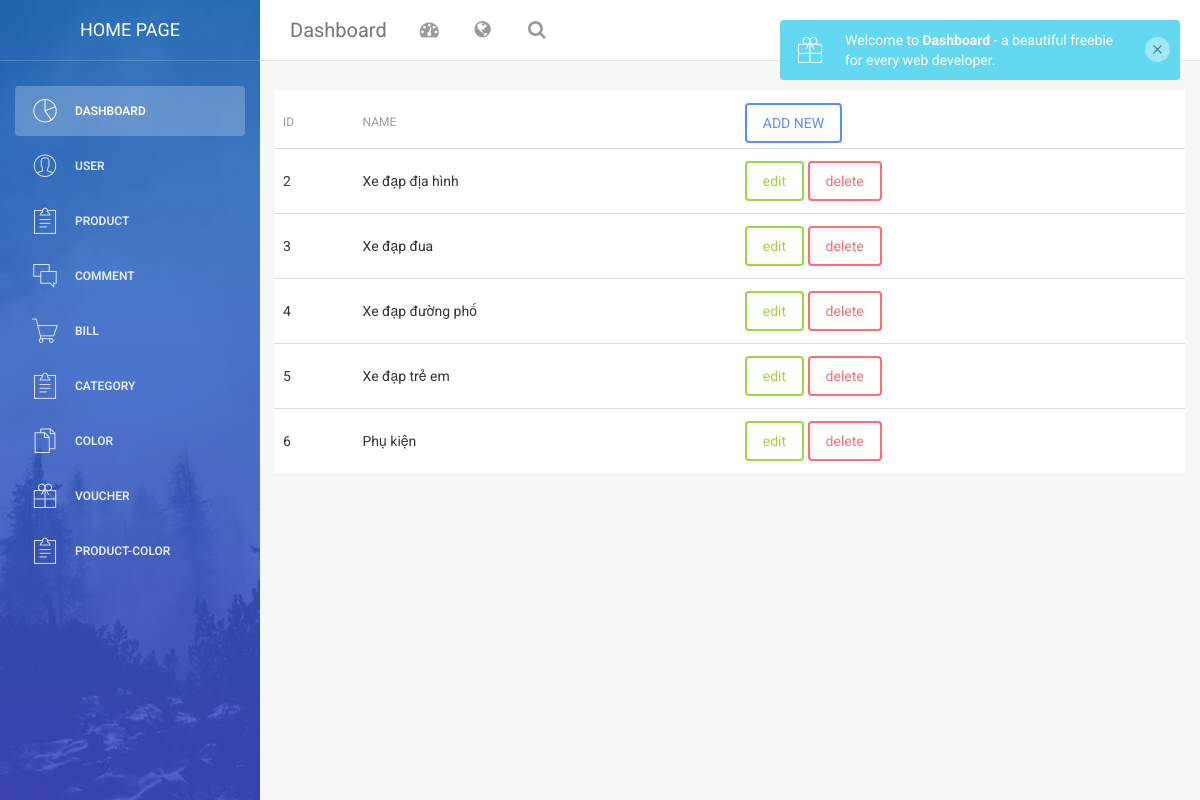
The app's page /category-manager (signed in) with its own data.
### tables this page shows
CREATE TABLE `categories` (
  `id` int(11) NOT NULL,
  `name` varchar(255) NOT NULL
);

### app/controllers/Controller.php (called while the page is built, shortened)
<?php
    class Controller {
        public function view($path, $data = []) {
            extract($data);
            include_once __DIR__.'/../../views/' .$path .'.php';
        }
    }
?>

### app/controllers/CategoryController.php (called while the page is built, shortened)
<?php
    class CategoryController extends Controller {
        public function index() {
            $cates = CategoryModel::all();
            $title = 'Quản lý danh mục';
            return $this->view('admin/category/index', ['cates' => $cates, 'title' => $title]);
        }
    }
?>

### app/Router.php (called while the page is built, shortened)
<?php
    class Router {
        protected static $routers = [];
        protected $request;
        public function __construct() {
            $this->request = new Request;
        }
        public static function get($path, $callback) {
            static::$routers['get'][$path] = $callback;
        }
        public static function post($path, $callback) {
            static::$routers['post'][$path] = $callback;
        }
        public function resolve() {
            $method = $this->request->method();
            $path = $this->request->path();
            $callback = static::$routers[$method][$path] ?? false;
            if(is_array($callback)) {
                $callback[0] = new $callback[0];
                return call_user_func($callback, $this->request);
            }
        }
    }
?>

### public/index.php (called while the page is built, shortened)
<?php
    $router = new Router();
    $router->resolve();
?>

### app/models/BaseModel.php (called while the page is built, shortened)
<?php
    class BaseModel {
        public function __construct() {
            try {
                $this->conn = new PDO("mysql:host=localhost;dbname=asm-php2;charset=utf8", "root", "");
            }catch(PDOException $e) {
                echo "Có lỗi xảy ra <br>" . $e->getMessage();
            }
        }
        public static function all() {
            $model = new static;
            $model->sqlBuilder = "SELECT * FROM $model->tableName";
            $stmt = $model->conn->prepare($model->sqlBuilder);
            $stmt->execute();
            return $stmt->fetchAll(PDO::FETCH_CLASS);
        }
    }
?>

### views/admin/category/index.php (the view)
<?php require_once __DIR__.'/../header.php'?>
<div class="table w-50">
    <table class="table table-stripped">
        <thead>
            <th>ID</th>
            <th>NAME</th>
            <th>
                <a class="btn btn-primary" href="./add-category">Add new</a>
            </th>
        </thead>
        <tbody>
            <?php foreach($cates as $cate):?>
                <tr>
                    <td><?= $cate->id?></td>
                    <td><?= $cate->name?></td>
                    <td>
                        <a class="btn btn-success" href="./edit-category?id=<?= $cate->id?>">edit</a>
                        <a onclick="return confirm('are you sure?')" class="btn btn-danger" href="./delete-category?id=<?= $cate->id?>">delete</a>
                    </td>
                </tr>
            <?php endforeach?>
        </tbody>
    </table>
</div>
<?php require_once __DIR__.'/../footer.php'?>

### records on screen
categories: id "2", name "Xe đạp địa hình"
categories: id "3", name "Xe đạp đua"
categories: id "4", name "Xe đạp đường phố"
categories: id "5", name "Xe đạp trẻ em"
categories: id "6", name "Phụ kiện"
